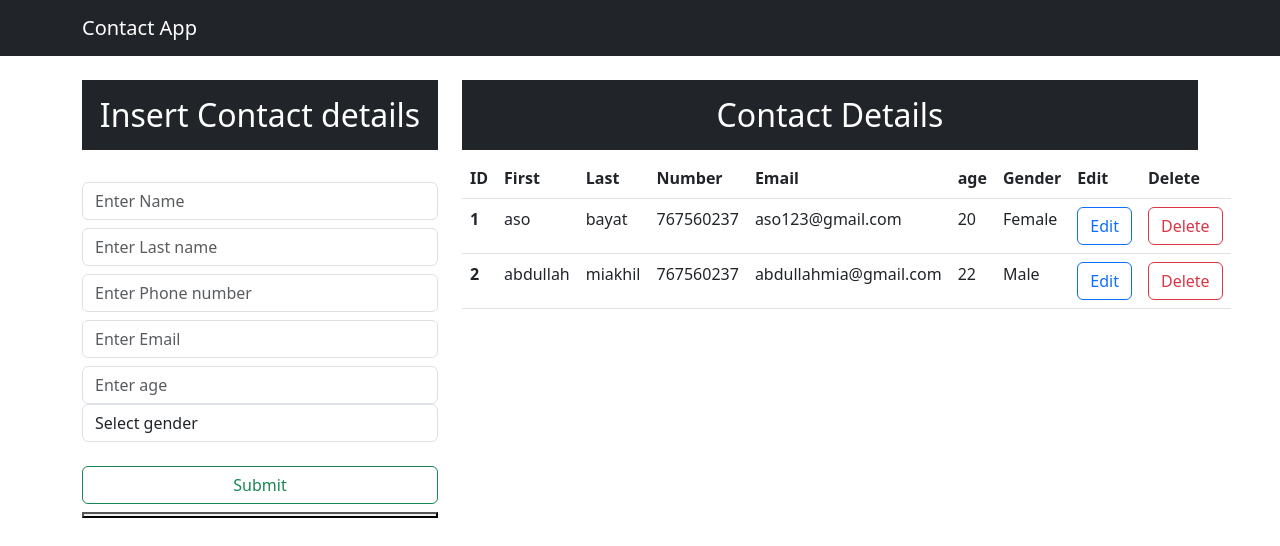
The app's page /, older data.
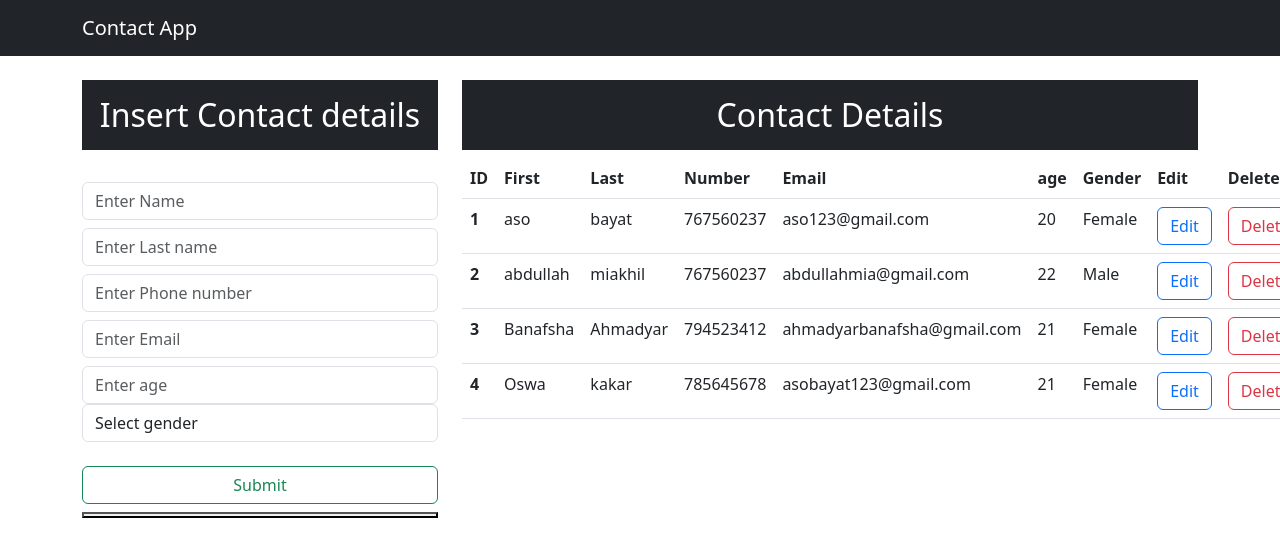
The same page, newer data.
### contactapp/models.py (models this page shows)
class Contact(models.Model):
    name = models.CharField(max_length=25, blank=False, null=False)
    lastname = models.CharField(max_length=25, blank=False, null=False)
    number = models.IntegerField()
    email = models.EmailField(max_length=25, blank=False, null=False)
    age = models.IntegerField()
    gender = models.CharField(max_length=25, blank=False, null=False)
    def __str__(self):
        return self.name

### contactapp/views.py (the view)
# urls.py: path('', views.index, name="index"),
def index(request):
    data = Contact.objects.all()
    print(data)
    context = {"data": data}
    return render(request, "index.html", context)

### templates/index.html (shortened to what this page needs)
<!doctype html>
<html lang="en">
  <head>
    <link href="https://cdn.jsdelivr.net/npm/bootstrap@5.3.0-alpha1/dist/css/bootstrap.min.css" rel="stylesheet">
  </head>
  <body>
    <nav class="navbar navbar-dark bg-dark">
      <div class="container-md">
        <a class="navbar-brand" href="#">Contact App</a>
      </div>
    </nav>
    <div class="container mt-4">
        <div class="row">
          <div class="col-md-4">
            <h2 class="text-white bg-dark text-center p-3">Insert Contact details</h2>
            <br>
            <form action="/insert" method="POST"> {% csrf_token %}
              <div class="form-group">
                <input type="text" class="form-control" placeholder="Enter Name" name=name required>
              </div>
                <div class="form-group">
                  <input type="text" class="form-control mt-2" placeholder="Enter Last name" name=lastname required>
                </div>
                  <div class="form-group">
                    <input type="text" class="form-control mt-2" placeholder="Enter Phone number" name=number required>
                  </div>
                    <div class="form-group">
                      <input type="email" class="form-control mt-2" placeholder="Enter Email " name=email required>
                    </div>
                      <div class="form-group">
                        <input type="text" class="form-control mt-2" placeholder="Enter age" name=age required>
                      </div>
                        <div class="form-group">
                          <select id="gender" class="form-control" name=gender required>
                            <option selected>Select gender</option>
                          </select>
                        </div>
                         <br>
                        <div class="d-grid gap-2">
                          <button class="btn btn-outline-success" type="submit">Submit<button>
                        </div>
        </form>
      </div>
          <div class="col-md-8">
            <h2 class="text-center text-white bg-dark p-3">Contact Details</h2>
            <table class="table">
              <thead>
                <tr>
                  <th scope="col">ID</th>
                  <th scope="col">First</th>
                  <th scope="col">Last</th>
                  <th scope="col">Number</th>
                  <th scope="col">Email</th>
                  <th scope="col">age</th>
                  <th scope="col">Gender</th>
                  <th scope="col">Edit</th>
                  <th scope="col">Delete</th>
                </tr>
              </thead>
              <tbody>
                {% for d in data %}
                <tr>
                  <th scope="row">{{d.id}}</th>
                  <td>{{d.name}}</td>
                  <td>{{d.lastname}}</td>
                  <td>{{d.number}}</td>
                  <td>{{d.email}}</td>
                  <td>{{d.age}}</td>
                  <td>{{d.gender}}</td>
                  <td><a type="button" href="/update/{{d.id}}" class="btn btn-outline-primary">Edit </a>
                  </td>
                  <td><a type="button" href="/delete/{{d.id}}" class="btn btn-outline-danger">Delete </a>
                  </td>
                </tr>
                 {% endfor %}
                  </tbody>
            </table>
          </div>
        </div>
    </div>
  </body>
</html>

Row changes from the older to the newer data that the page shows:
added Contact: id "3", name "Banafsha", lastname "Ahmadyar", number "794523412", email "ahmadyarbanafsha@gmail.com", age "21", gender "Female"
added Contact: id "4", name "Oswa", lastname "kakar", number "785645678", email "asobayat123@gmail.com", age "21", gender "Female"
